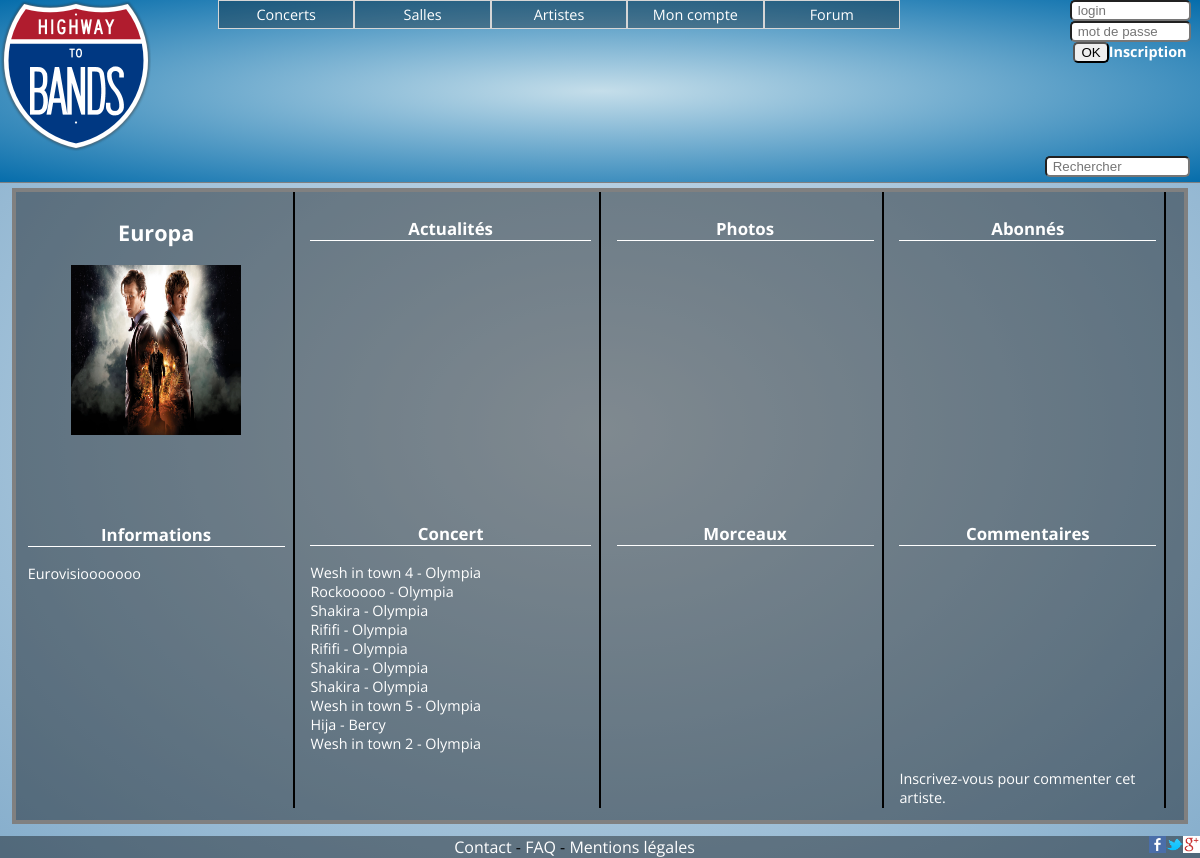
The app's page /HTB/index.php?page=artiste&id=5&name=Europa, older data.
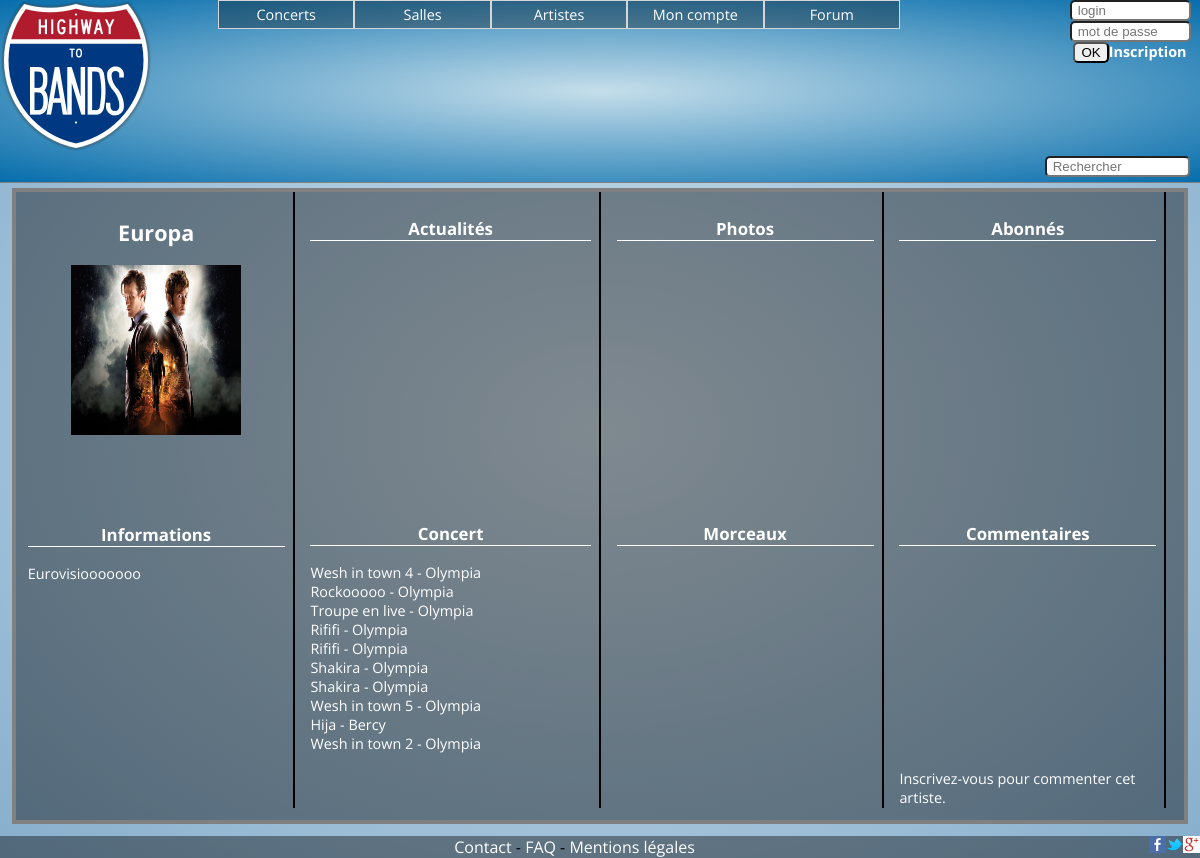
The same page, newer data.
### tables this page shows
CREATE TABLE IF NOT EXISTS `concert` (
  `id` int(11) NOT NULL AUTO_INCREMENT,
  `artiste` varchar(45) DEFAULT NULL,
  `salle` varchar(45) DEFAULT NULL,
  `date` date DEFAULT NULL,
  `description` varchar(255) DEFAULT NULL,
  `price` int(11) DEFAULT NULL,
  `name` varchar(255) DEFAULT NULL,
  `valider` int(11) DEFAULT NULL,
  `artiste_id` int(11) DEFAULT NULL,
  `salle_id` int(11) DEFAULT NULL,
  PRIMARY KEY (`id`)
);

### HTB/controleurs/artiste.php (called while the page is built, shortened)
<?php
require('modeles/artiste.php');
require('modeles/concert.php');
$data=info_artiste($_GET["id"]);
$concert=concert_artiste($_GET['id']);
include 'vues/artiste.php'
?>

### HTB/modeles/artiste.php (called while the page is built, shortened)
<?php
function info_artiste($id){
	global $bdd;
$res = "SELECT * from artiste where id ='$id'";
$req = $bdd-> query($res) or die(print_r($bdd->errorInfo()));
 	$data = $req-> fetch();
 	return $data;
}
?>

### HTB/modeles/concert.php (called while the page is built, shortened)
<?php
function concert_artiste($id){
	global $bdd;
$res = "SELECT * from concert where artiste_id='$id' and valider='1'ORDER BY DATE";
$req = $bdd-> query($res) or die(print_r($bdd->errorInfo()));
 	 	return $req;
}
?>

### HTB/vues/artiste.php (the view, shortened to what this page needs)
<!DOCTYPE html>
<?php include 'controleurs/header.php' ?>
<html>
<body>
	<link rel="stylesheet" href="css/artiste_style.css" />
	<div id="contenu">
		<div class="article">
			<div class="sous_article">
				<h2><?php echo ($data['name']); ?></h2>
				<center><img id='profil' width=150 src="img/artistes/<?php echo ($data['photo']); ?>"/></center>
				<div class="abo"><?php if(isset($_SESSION['statut'])){
					if($_SESSION['statut']=='membre'){
						if($membre['membre_id']==$_SESSION['id']){ ?>
						<form name="desabonnement" action="index.php?page=desabonnement_artiste" method="post">
							<input type="hidden" name="artiste" value="<?php echo ($data['id']); ?>">
							<center><INPUT type="submit" name="bouton" value="Se désabonner"></center>
						</form>
						<?php }else{ ?>
						<form name="abonnement" action="index.php?page=abonnement_artiste" method="post">
							<input type="hidden" name="artiste" value="<?php echo ($data['id']); ?>">
							<center><INPUT type="submit" name="bouton" value="S'abonner"></center>
						</form>
						<?php
					}
				}
			}
			?>
		</div>
	</div>
	<div class="sous_article">
		<h3> Informations </h3>
		<div class="actu">
			<?php echo ($data['description']); ?>
		</div>
	</div>
</div>
<div class="article2">
	<div class="sous_article">
		<h3>Actualités</h3>
	</div>
	<div class="sous_article">
		<h3>Concert</h3>
		<div class="actu">
			<?php
			while ($concerts = $concert->fetch())
			{
				?>
				<a href="index.php?page=concert&id=<?php echo $concerts['id']; ?>"><?php echo $concerts['name']; ?> - <?php echo $concerts['salle']; ?></a></br>
				<?php
			}
			?>
		</div>
	</div>
</div>
<div class="article">
	<div class="sous_article">
		<h3>Photos</h3>
	</div>
	<div class="sous_article">
		<h3>Morceaux</h3>
	</div>
</div>
<div class="article">
	<div class="sous_article">
		<h3>Abonnés</h3>
	</div>
	<div class="sous_article">
		<h3>Commentaires</h3>
		<div class="actu2">
		</div>
		<div class="ecrire">
			<?php if(isset($_SESSION['statut'])){
				if($_SESSION['statut']=='membre'){
					?>
					<form name="comment" action="index.php?page=commentaire" method="post">
						<input type="hidden" name="page" value="artiste">
						<input type="hidden" name="artiste_id" value="<?php echo ($data['id']); ?>">
						<input type="hidden" name="artiste_name" value="<?php echo ($data['name']); ?>">
						<textarea name=commentaire rows=2 cols=30></textarea>
						<center><INPUT type="submit" name="bouton" value="Envoyer le commentaire"></center>
					</form>
					<?php }
				}else{
					echo("</br>Inscrivez-vous pour commenter cet artiste.");
				}
				?>
			</div>
		</div>
	</div>
</div>
<?php include 'footer.php' ?>
</body>
</html>

Row changes from the older to the newer data that the page shows:
changed concert: name "Shakira" → "Troupe en live"
